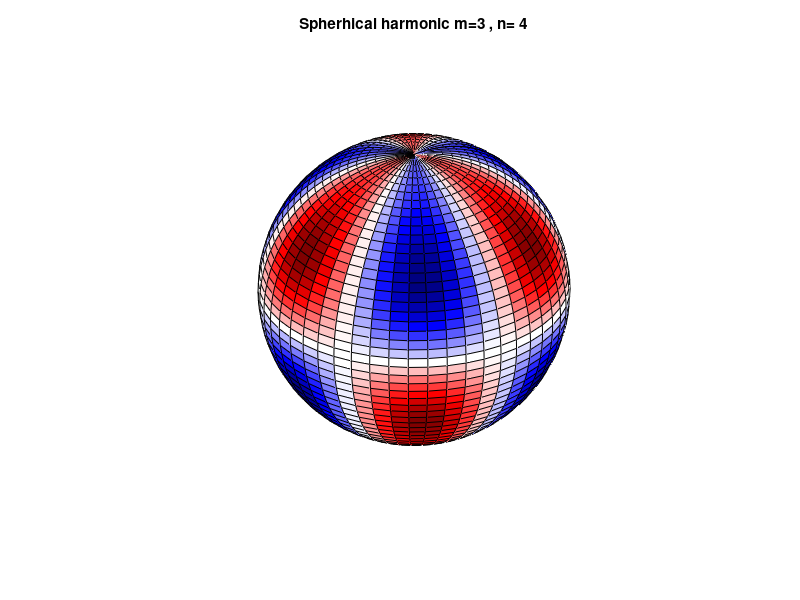

The MATLAB source for this figure:
%clear all;
%% Parameters for the spherical harminics
m=3;
n=4;
% Number of sampling points for a mesh grid the sphere.
K=50;
% Creates a mesh grid on the sphere
[X Y Z]=sphere(K);


% For color scale
val0=zeros(15,1);
vali=[0.5:0.5/14:1].';
vald=[1:-0.5/14:0.5].';
values = [0.:(1-0.)*1/31:1].';
valuesb = [1:-(1-0.)*1/31:0.].';
valuesd=ones(32,1);
valuesc=zeros(64,1);
bluered=[ [val0' values' valuesd' vald']' [val0' values' valuesb' val0']' [vali' valuesd' valuesb' val0']'];
% end colorscale



% For each of the points on the meshgrid
for ii=1:K+1
    for jj=1:K+1
        % calculate the radius
        R=sqrt(X(ii,jj)*X(ii,jj)+Y(ii,jj)*Y(ii,jj)+Z(ii,jj)*Z(ii,jj));
        % The sinus of latitude 
        mu=sin(Z(ii,jj)/R);
        % Longitude
        th=jj/K*2*pi;
        % Then the Legendre polynomial for all values of M=0 to N. Hence P_n^m is the element M+1 of the array
        CC=legendre(n,mu);
        % And finally the requested function value
        C(ii,jj)=CC(m+1)*cos(m*th);
    end
end
% The show the field C projected on the sphere
surf(X,Y,Z,C)
colormap(bluered)
axis equal
title (['Spherhical harmonic m=' num2str(m) ' , n= ', num2str(n)])
axis off
